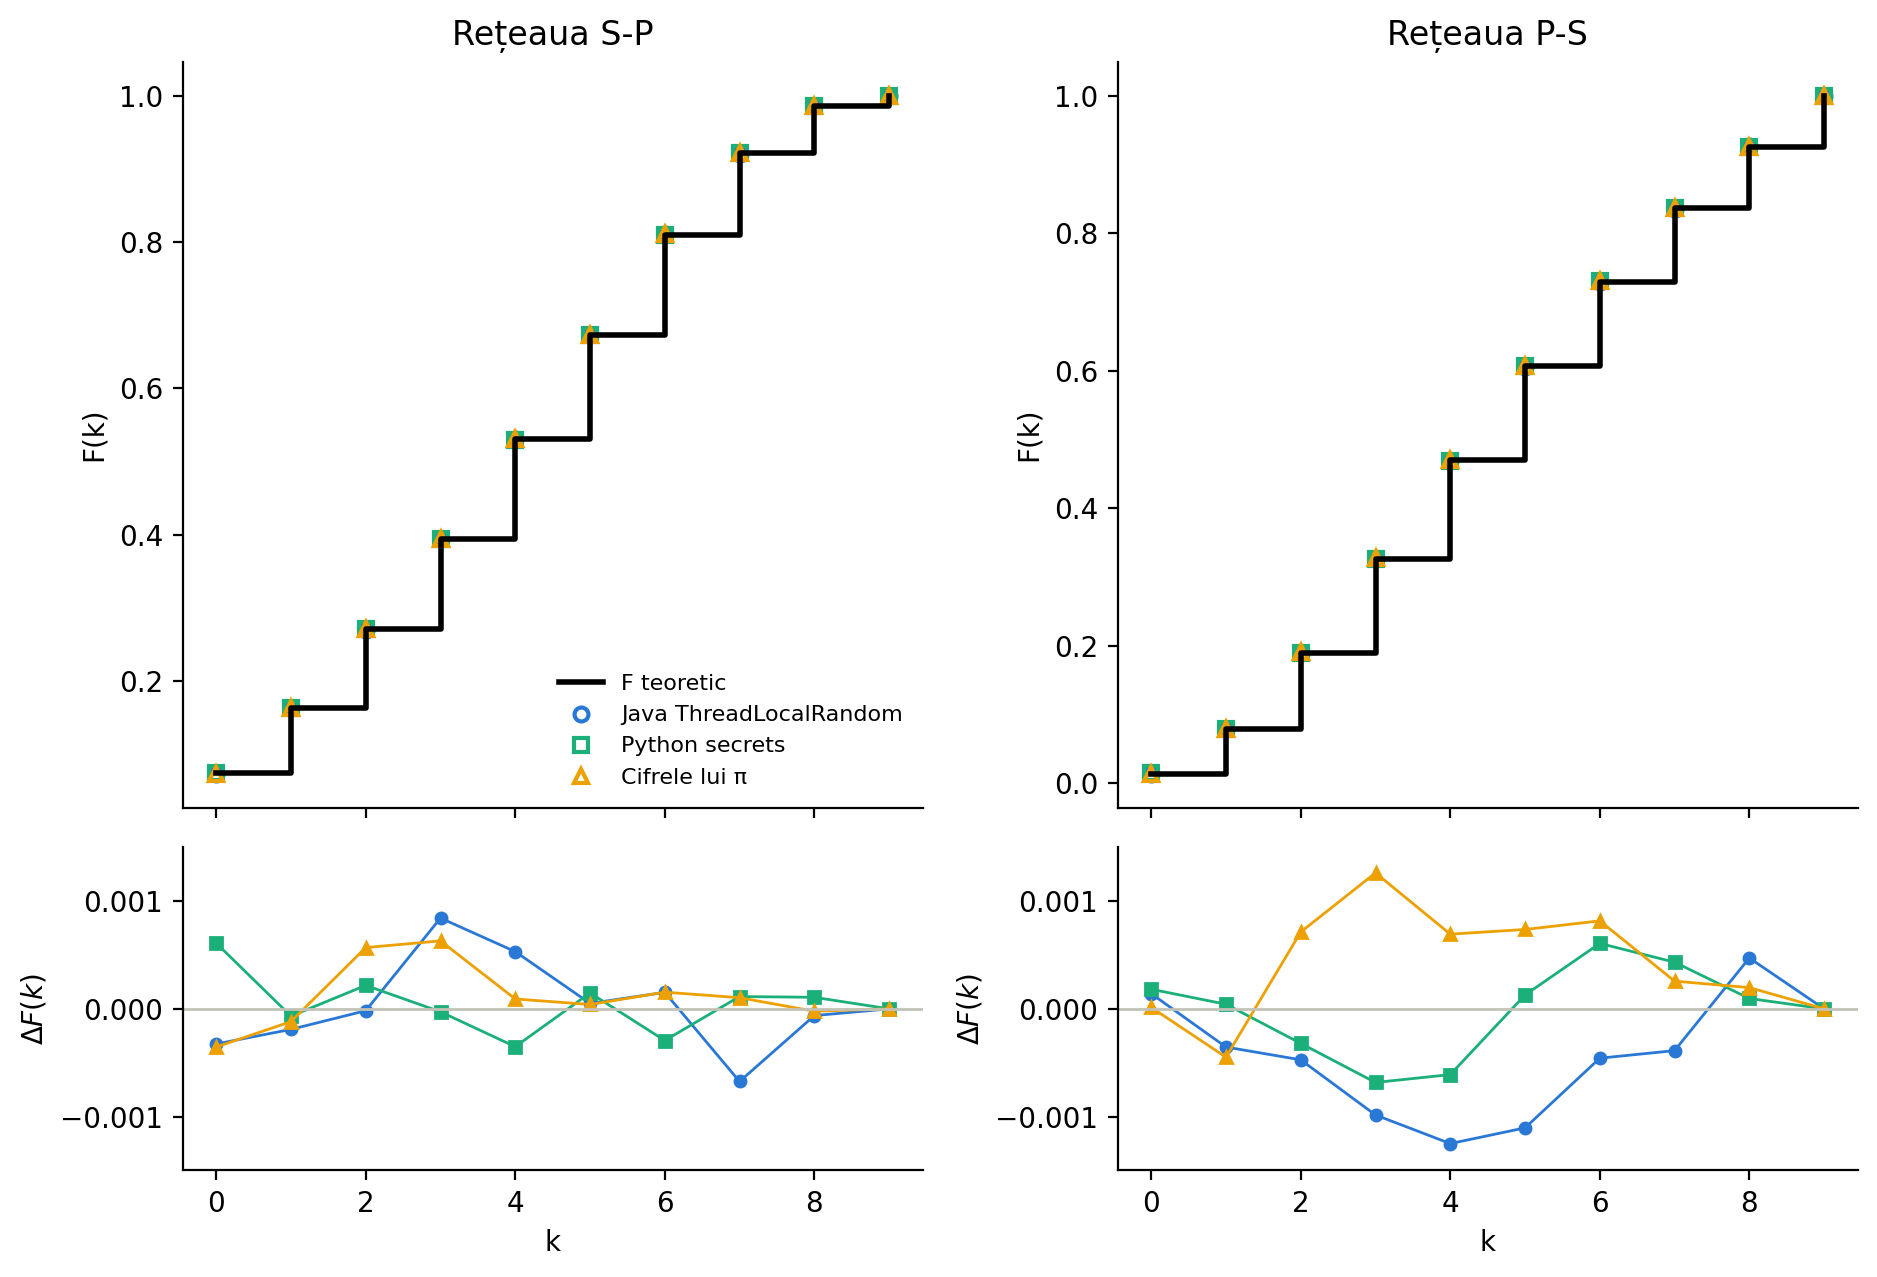

Python code for this plot:
import glob, math
import numpy as np
import pandas as pd
import matplotlib.pyplot as plt

DATA_DIR = "/data"
M = 3
LAMBDA_TRUE = 2.5

def load_digits(pattern):
    files = sorted(glob.glob(pattern))
    frames = [pd.read_csv(f, header=None).iloc[:,0].values for f in files]
    return np.concatenate(frames).astype(int)

def ztp_cdf_table(lam, k_max=60):
    ks = np.arange(1, k_max+1)
    unnorm = np.array([lam**k * math.exp(-lam) / math.factorial(k) for k in ks])
    unnorm /= (1 - math.exp(-lam))
    return ks, np.cumsum(unnorm)

ZTP_KS, ZTP_CDF = ztp_cdf_table(LAMBDA_TRUE)

def digits_to_uniform(block):
    return int("".join(str(d) for d in block)) / 1e9

def sample_ztp(u):
    idx = np.searchsorted(ZTP_CDF, u)
    return int(ZTP_KS[min(idx, len(ZTP_KS)-1)])

class Stream:
    def __init__(self, digits):
        self.d = digits; self.pos = 0
    def take(self, n):
        if self.pos+n > len(self.d): raise StopIteration
        out = self.d[self.pos:self.pos+n]; self.pos += n
        return out

def gen_realization(stream, M_=M):
    Tmax, Tmin = [], []
    for _ in range(M_):
        u = digits_to_uniform(stream.take(9))
        Nk = sample_ztp(u)
        xs = stream.take(Nk)
        Tmax.append(xs.max()); Tmin.append(xs.min())
    return min(Tmax), max(Tmin)

def gen_all(digits):
    s = Stream(digits)
    Us, Vs = [], []
    while True:
        try:
            u, v = gen_realization(s)
            Us.append(u); Vs.append(v)
        except StopIteration:
            break
    return np.array(Us), np.array(Vs)

def F_base(i): return (i+1)/10
def F_SP_theo(lam): 
    F = np.array([F_base(i) for i in range(10)])
    return 1 - (1 - (np.exp(lam*F)-1)/(np.exp(lam)-1))**M
def F_PS_theo(lam):
    F = np.array([F_base(i) for i in range(10)])
    return (1 - (np.exp(lam*(1-F))-1)/(np.exp(lam)-1))**M

def emp_cdf(sample):
    n = len(sample)
    return np.array([np.sum(sample<=k)/n for k in range(10)])

SOURCES = {
    "Java ThreadLocalRandom": (f"{DATA_DIR}/java_threadlocal/*.csv", 2.497045, '#2a78d6', 'o'),
    "Python secrets": (f"{DATA_DIR}/python_secrets/*.csv", 2.499783, '#1baf7a', 's'),
    "Cifrele lui π": (f"{DATA_DIR}/pi/*.csv", 2.501764, '#eda100', '^'),
}

results = {}
for name, (pattern, lam, color, marker) in SOURCES.items():
    digits = load_digits(pattern)
    Us, Vs = gen_all(digits)
    results[name] = dict(Us=Us, Vs=Vs, lam=lam, color=color, marker=marker)
    print(name, len(Us), "realizations")

k = np.arange(10)
fig, axes = plt.subplots(2, 2, figsize=(9.5, 6.5), gridspec_kw={'height_ratios':[3,1.3]}, sharex='col')

for col, (net_name, theo_func, sample_key) in enumerate([("S-P", F_SP_theo, "Us"), ("P-S", F_PS_theo, "Vs")]):
    ax_top, ax_bot = axes[0, col], axes[1, col]
    lam_ref = np.mean([v['lam'] for v in results.values()])
    F_theo = theo_func(lam_ref)
    ax_top.step(k, F_theo, where='post', color='black', linewidth=2, label='F teoretic', zorder=5)
    for name, r in results.items():
        F_emp = emp_cdf(r[sample_key])
        ax_top.plot(k, F_emp, r['marker'], color=r['color'], markersize=5,
                    markerfacecolor='none', markeredgewidth=1.5, label=name)
        dF = F_emp - F_theo
        ax_bot.plot(k, dF, r['marker']+'-', color=r['color'], markersize=4, linewidth=1)
    ax_top.set_title(f"Rețeaua {net_name}")
    ax_top.set_ylabel('F(k)')
    ax_top.spines[['top','right']].set_visible(False)
    ax_bot.axhline(0, color='#c3c2b7', linewidth=1)
    ax_bot.set_xlabel('k')
    ax_bot.set_ylabel(r'$\Delta F(k)$')
    ax_bot.spines[['top','right']].set_visible(False)
    ax_bot.set_ylim(-0.0015, 0.0015)

axes[0,0].legend(frameon=False, loc='lower right', fontsize=8)
plt.tight_layout()
plt.savefig('fig3_empirical_vs_theoretical.png', dpi=200, bbox_inches='tight')
print("saved fig3")
